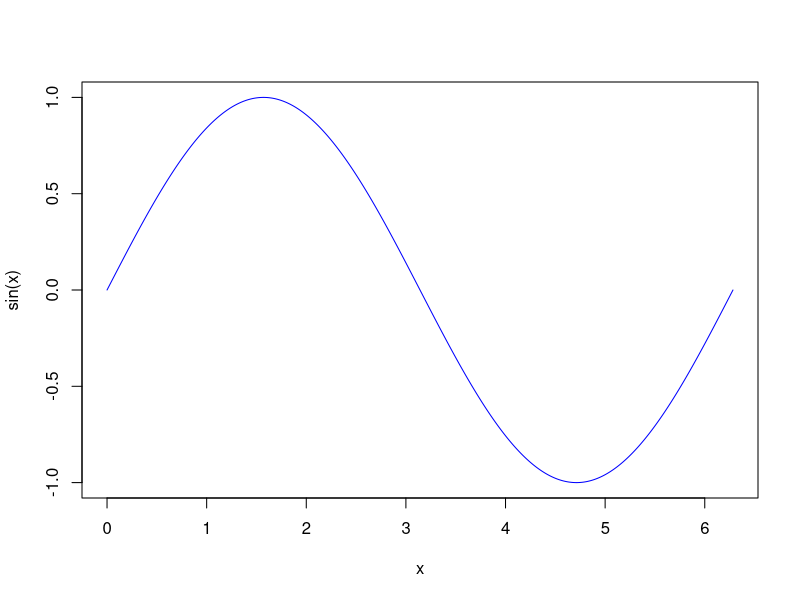

Generate this figure with R:
# Aritmethic
a <- 9
b <- 10
a + b
a - b
a * b
a / b
a ^ b
sqrt(a)
exp(a)
log(b)
log10(b)
factorial(b)

# Trigonometry
sin(pi/2)
cos(pi)
tan(pi/3)

# Complex Number
z <- a + b*1i
Mod(z)
Arg(z)
Conj(z)
Re(z)
Im(z)

# Function
f <- function(x) {
  return(x^4 + x^3 + x^2 + x + 1)
}
f(b)

# Looping
for (x in 1:5) {
  print(x^2)
}

# Boolean
x <- 5
x > 0
x == 0
x != 0

# If-else
if (x > 0) {
  print("Positive")
} else {
  print("Negative")
}

# Visualization
x <- seq(0, 2*pi, length.out=1000)
y <- sin(x)
plot(x, y, type="l", col="blue", xlab="x", ylab="sin(x)")